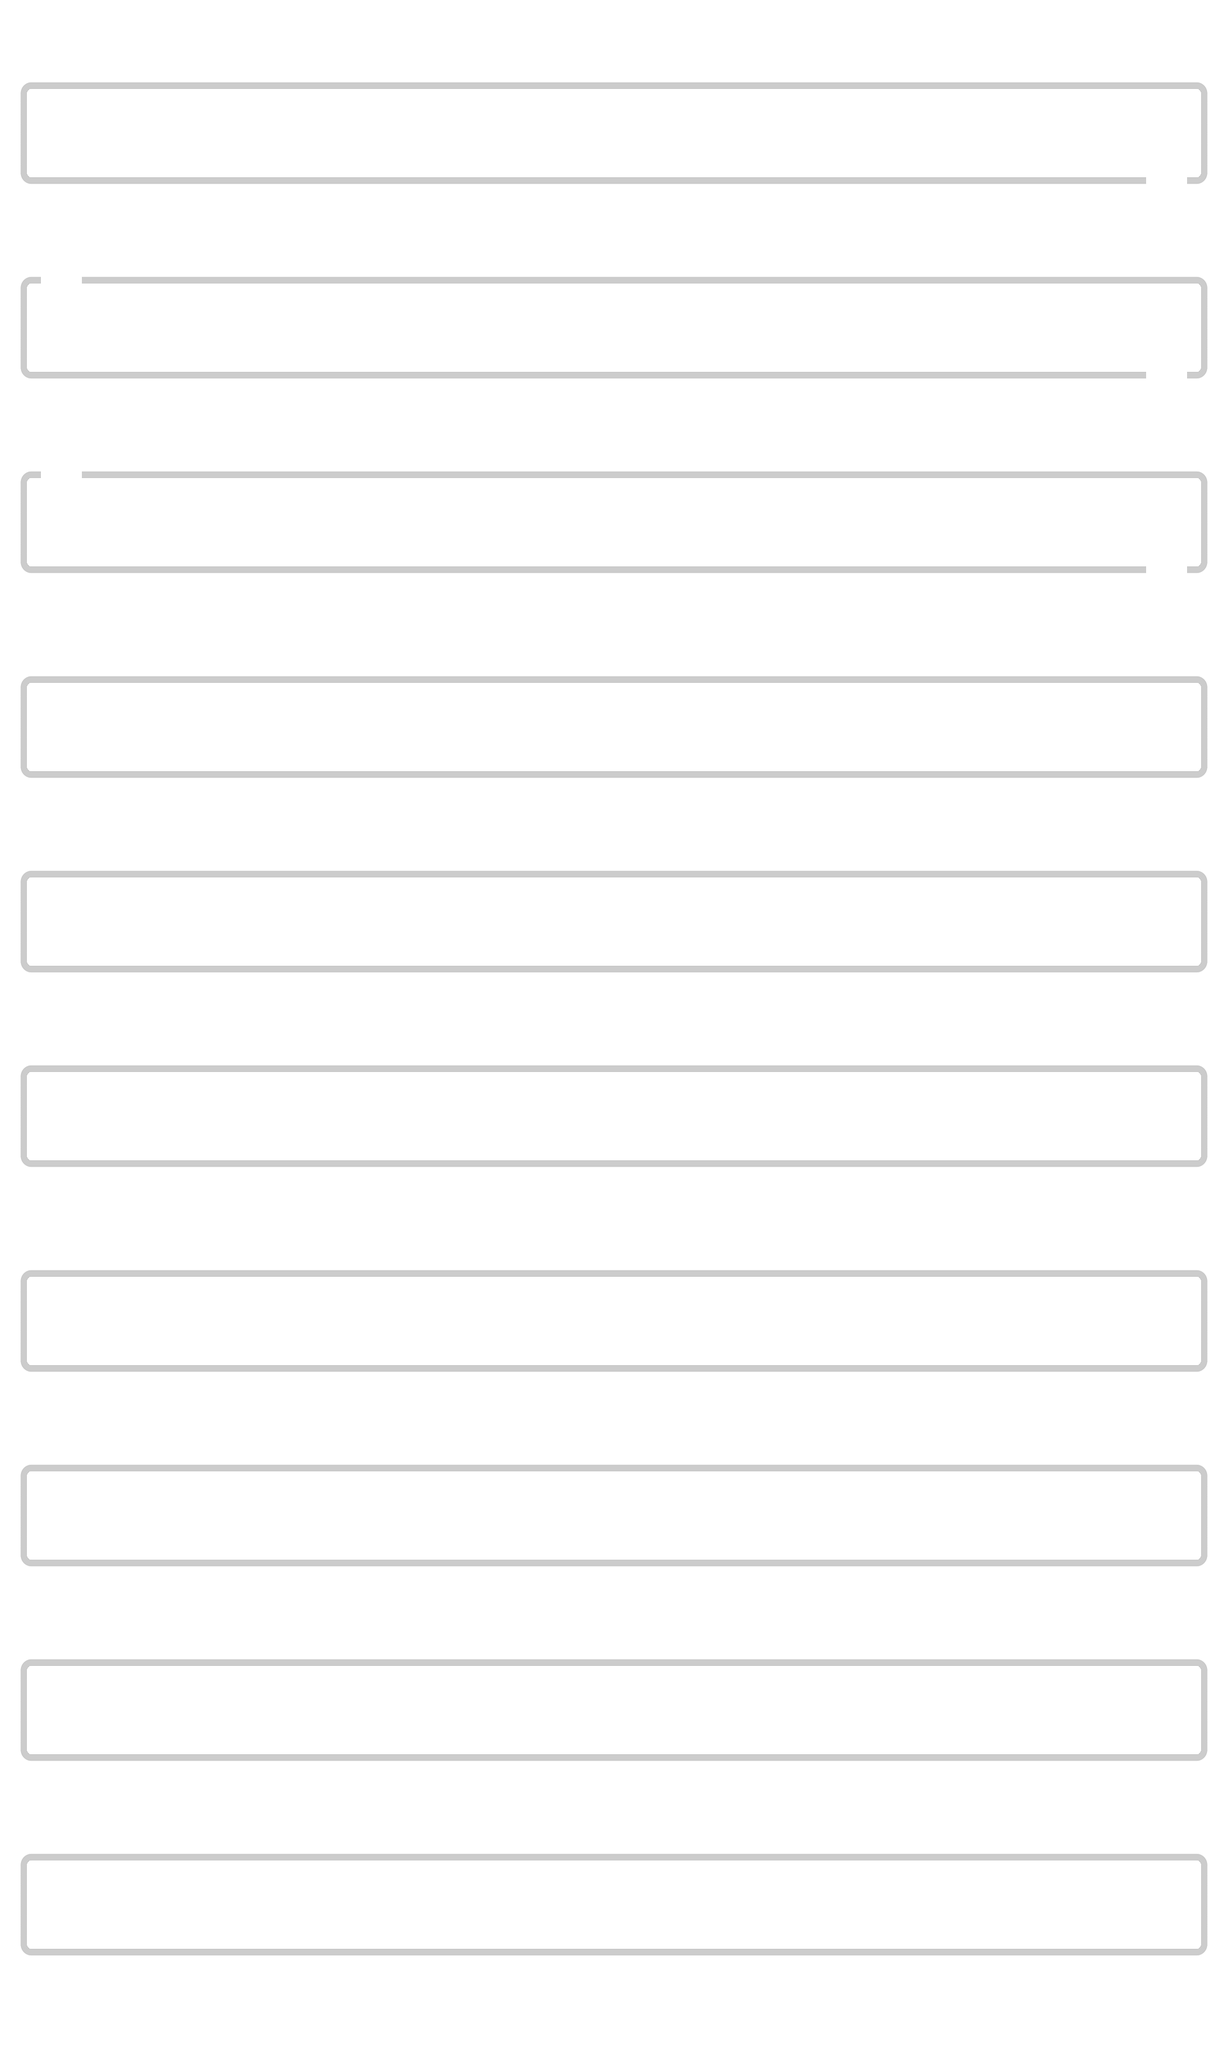

Rendered tile map (Tiled .tmx) drawn with the repository's tilesets; below, a short description and the map source with its tile grids summarised:
An orthogonal 120x200 tile map with 16x16 px tiles, 1 tile layer (Tile Layer 1) and 218 objects.

<map version="1.0" orientation="orthogonal" renderorder="right-down" width="120" height="200" tilewidth="16" tileheight="16" backgroundcolor="#ffffff" nextobjectid="271">
 <tileset firstgid="1" name="tiles" tilewidth="16" tileheight="16" tilecount="68" columns="17">
  <image source="../../../phaser-5/assets/imgs/tiles.png" width="272" height="64" />
 </tileset>
 <layer name="Tile Layer 1" width="120" height="200">
  <data>[24000 cells, 2460 non-empty, 8 distinct tile ids]</data>
 </layer>
 <objectgroup name="Coins">
  <object id="1" gid="10" x="192" y="176" width="16" height="16" />
  <object id="2" gid="10" x="448" y="176" width="16" height="16" />
  <object id="6" gid="10" x="688" y="176" width="16" height="16" />
  <object id="7" gid="10" x="928" y="176" width="16" height="16" />
  <object id="8" gid="10" x="1136" y="176" width="16" height="16" />
  <object id="9" gid="10" x="1184" y="176" width="16" height="16" />
  <object id="10" gid="10" x="1232" y="176" width="16" height="16" />
  <object id="20" gid="10" x="1456" y="176" width="16" height="16" />
  <object id="21" gid="10" x="1472" y="176" width="16" height="16" />
  <object id="22" gid="10" x="1472" y="192" width="16" height="16" />
  <object id="23" gid="10" x="1456" y="192" width="16" height="16" />
  <object id="259" gid="10" x="208" y="496" width="16" height="16" />
  <object id="260" gid="10" x="272" y="496" width="16" height="16" />
  <object id="261" gid="10" x="336" y="496" width="16" height="16" />
  <object id="262" gid="10" x="400" y="496" width="16" height="16" />
  <object id="263" gid="10" x="784" y="496" width="16" height="16" />
  <object id="264" gid="10" x="944" y="496" width="16" height="16" />
  <object id="265" gid="10" x="1072" y="496" width="16" height="16" />
  <object id="266" gid="10" x="1296" y="496" width="16" height="16" />
  <object id="267" gid="10" x="1552" y="496" width="16" height="16" />
  <object id="268" gid="10" x="1552" y="544" width="16" height="16" />
  <object id="269" gid="10" x="1424" y="544" width="16" height="16" />
  <object id="270" gid="10" x="1696" y="544" width="16" height="16" />
 </objectgroup>
 <objectgroup name="Asterisks">
  <object id="11" gid="26" x="320" y="272" width="16" height="16" />
  <object id="12" gid="26" x="576" y="272" width="16" height="16" />
  <object id="13" gid="26" x="816" y="272" width="16" height="16" />
  <object id="14" gid="26" x="1184" y="272" width="16" height="16" />
  <object id="15" gid="26" x="1184" y="256" width="16" height="16" />
  <object id="16" gid="26" x="1456" y="272" width="16" height="16" />
  <object id="17" gid="26" x="1456" y="256" width="16" height="16" />
  <object id="18" gid="26" x="1472" y="256" width="16" height="16" />
  <object id="19" gid="26" x="1472" y="272" width="16" height="16" />
  <object id="53" gid="26" x="1872" y="384" width="16" height="16" />
  <object id="54" gid="26" x="1888" y="400" width="16" height="16" />
  <object id="55" gid="26" x="1872" y="400" width="16" height="16" />
  <object id="56" gid="26" x="1888" y="384" width="16" height="16" />
  <object id="57" gid="26" x="1424" y="416" width="16" height="16" />
  <object id="58" gid="26" x="1408" y="416" width="16" height="16" />
  <object id="59" gid="26" x="1392" y="416" width="16" height="16" />
  <object id="60" gid="26" x="1392" y="432" width="16" height="16" />
  <object id="61" gid="26" x="1408" y="432" width="16" height="16" />
  <object id="62" gid="26" x="1440" y="432" width="16" height="16" />
  <object id="63" gid="26" x="1424" y="432" width="16" height="16" />
  <object id="64" gid="26" x="1440" y="416" width="16" height="16" />
  <object id="65" gid="26" x="304" y="432" width="16" height="16" />
  <object id="66" gid="26" x="304" y="416" width="16" height="16" />
  <object id="67" gid="26" x="320" y="416" width="16" height="16" />
  <object id="68" gid="26" x="320" y="432" width="16" height="16" />
  <object id="69" gid="26" x="656" y="416" width="16" height="16" />
  <object id="70" gid="26" x="656" y="416" width="16" height="16" />
  <object id="71" gid="26" x="672" y="416" width="16" height="16" />
  <object id="72" gid="26" x="656" y="432" width="16" height="16" />
  <object id="73" gid="26" x="672" y="416" width="16" height="16" />
  <object id="74" gid="26" x="672" y="432" width="16" height="16" />
  <object id="75" gid="26" x="688" y="416" width="16" height="16" />
  <object id="76" gid="26" x="688" y="432" width="16" height="16" />
  <object id="77" gid="26" x="176" y="576" width="16" height="16" />
  <object id="78" gid="26" x="240" y="576" width="16" height="16" />
  <object id="79" gid="26" x="304" y="576" width="16" height="16" />
  <object id="80" gid="26" x="368" y="576" width="16" height="16" />
  <object id="81" gid="26" x="432" y="576" width="16" height="16" />
  <object id="82" gid="26" x="704" y="576" width="16" height="16" />
  <object id="83" gid="26" x="864" y="576" width="16" height="16" />
  <object id="84" gid="26" x="1008" y="576" width="16" height="16" />
  <object id="85" gid="26" x="1136" y="576" width="16" height="16" />
  <object id="86" gid="26" x="1424" y="576" width="16" height="16" />
  <object id="88" gid="26" x="1552" y="576" width="16" height="16" />
  <object id="89" gid="26" x="1696" y="576" width="16" height="16" />
  <object id="93" gid="26" x="1872" y="672" width="16" height="16" />
  <object id="94" gid="26" x="1872" y="688" width="16" height="16" />
  <object id="95" gid="26" x="1888" y="688" width="16" height="16" />
  <object id="96" gid="26" x="1872" y="672" width="16" height="16" />
  <object id="97" gid="26" x="1888" y="672" width="16" height="16" />
  <object id="98" gid="26" x="0" y="1600" width="16" height="16" />
  <object id="99" gid="26" x="16" y="1600" width="16" height="16" />
  <object id="100" gid="26" x="32" y="1600" width="16" height="16" />
  <object id="101" gid="26" x="48" y="1600" width="16" height="16" />
  <object id="102" gid="26" x="80" y="1600" width="16" height="16" />
  <object id="103" gid="26" x="112" y="1600" width="16" height="16" />
  <object id="104" gid="26" x="64" y="1600" width="16" height="16" />
  <object id="105" gid="26" x="96" y="1600" width="16" height="16" />
  <object id="106" gid="26" x="144" y="1600" width="16" height="16" />
  <object id="107" gid="26" x="192" y="1600" width="16" height="16" />
  <object id="108" gid="26" x="176" y="1600" width="16" height="16" />
  <object id="109" gid="26" x="208" y="1600" width="16" height="16" />
  <object id="110" gid="26" x="128" y="1600" width="16" height="16" />
  <object id="111" gid="26" x="160" y="1600" width="16" height="16" />
  <object id="112" gid="26" x="224" y="1600" width="16" height="16" />
  <object id="113" gid="26" x="240" y="1600" width="16" height="16" />
  <object id="130" gid="26" x="400" y="1600" width="16" height="16" />
  <object id="131" gid="26" x="272" y="1600" width="16" height="16" />
  <object id="132" gid="26" x="320" y="1600" width="16" height="16" />
  <object id="133" gid="26" x="448" y="1600" width="16" height="16" />
  <object id="134" gid="26" x="304" y="1600" width="16" height="16" />
  <object id="135" gid="26" x="464" y="1600" width="16" height="16" />
  <object id="136" gid="26" x="336" y="1600" width="16" height="16" />
  <object id="137" gid="26" x="256" y="1600" width="16" height="16" />
  <object id="138" gid="26" x="288" y="1600" width="16" height="16" />
  <object id="139" gid="26" x="480" y="1600" width="16" height="16" />
  </objectgroup>
</map>
<!-- 119 of 218 objects omitted -->
